Frame 1 (no input): blank canvas, image omitted
Frame 60 (the mouse pressed at the canvas centre just before this capture): blank canvas, image omitted
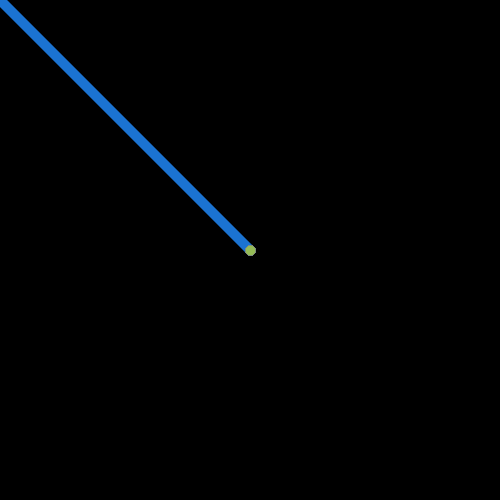
Frame 120 (the mouse held since frame 60 and released just before this capture)

The Processing sketch whose frames 1 and 60 were blank and that drew this single picture after the mouse press (run headless with seeded random() and noise(); from frame 60 on, the mouse is pressed at the canvas centre):

// Processing sketch: processing_174603
// ── processing_174603.pde

void setup()
{
  size(500,500);
  frameRate(60);
  background(0);
  
  colorMode(HSB,100,100,100);
}

void draw()
{
  strokeWeight(10);
  stroke(random(0,100),random(25,100),random(50,100));
  if (mousePressed == true)
  {
    line(mouseX, mouseY, pmouseX, pmouseY);
  }

}

void keyPressed() {
  switch(key) {
    case 'a':
  background(random(0,100),random(10,100),random(10,100));
      break;
  case 'c':
  background(100);
      break;

}
}
